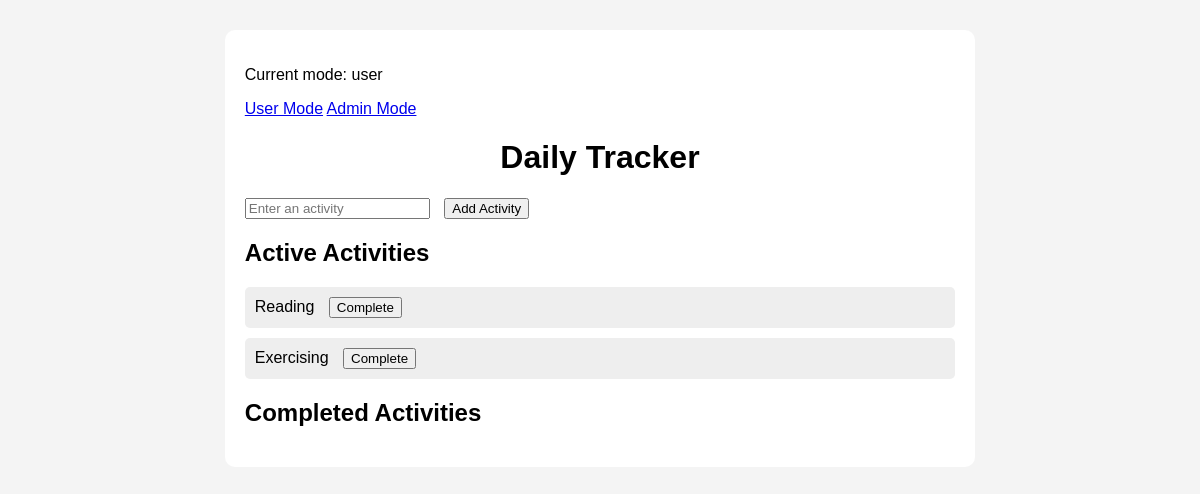
The app's page /, older data.
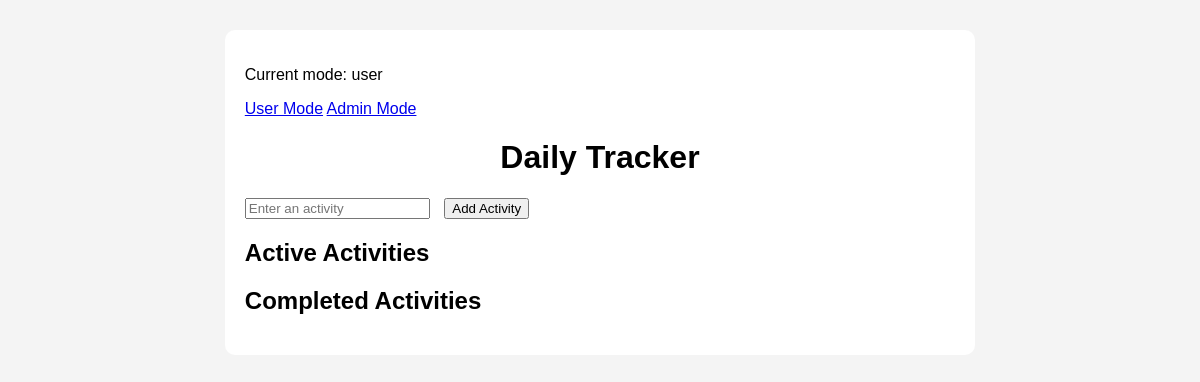
The same page, newer data.
### tables this page shows
CREATE TABLE activities (
            id INTEGER PRIMARY KEY AUTOINCREMENT,
            name TEXT NOT NULL,
            completed INTEGER default 0
        );

### app.py (the view)
@app.route("/")
def home():
    connection = get_connection()
    active_activities = connection.execute(
        "SELECT * FROM activities WHERE completed = 0"
    ).fetchall()
    completed_activities = connection.execute(
        "SELECT * FROM activities WHERE completed = 1"
    ).fetchall()
    connection.close()
    role = session.get("role", "user")
    return render_template(
    "index.html",
    active_activities=active_activities,
    completed_activities=completed_activities,
    role=role
)

### database.py (called while the page is built)
def get_connection():
    connection = sqlite3.connect(DATABASE_NAME)
    connection.row_factory = sqlite3.Row
    return connection

### templates/index.html (shortened to what this page needs)
<!DOCTYPE html>
<html>
<head>
    <link rel="stylesheet" href="{{ url_for('static', filename='style.css') }}">
</head>
<body>
    <div class="container">
    <p>Current mode: {{ role }}</p>
    <a href="/set-role/user">User Mode</a>
    <a href="/set-role/admin">Admin Mode</a>
    <h1>Daily Tracker</h1>
    <form action="/add" method="POST">
        <input type="text" name="activity_name" placeholder="Enter an activity">
        <button type="submit">Add Activity</button>
    </form>
    <h2>Active Activities</h2>
<ul>
    {% for activity in active_activities %}
        <li>
            {{ activity["name"] }}
            <form action="/complete/{{ activity['id'] }}" method="POST" style="display:inline;">
                <button type="submit">Complete</button>
            </form>
        </li>
    {% endfor %}
</ul>
<h2>Completed Activities</h2>
</div>
</body>
</html>

### static/style.css (style rules this page uses)
body { font-family: Arial, sans-serif; background-color: #f4f4f4; }
.container { width: 60%; margin: auto; background: white; padding: 20px; margin-top: 30px; border-radius: 10px; }
h1 { text-align: center; }
button { margin-left: 10px; }

Row changes from the older to the newer data that the page shows:
removed activities: name "Reading"
removed activities: name "Exercising"
